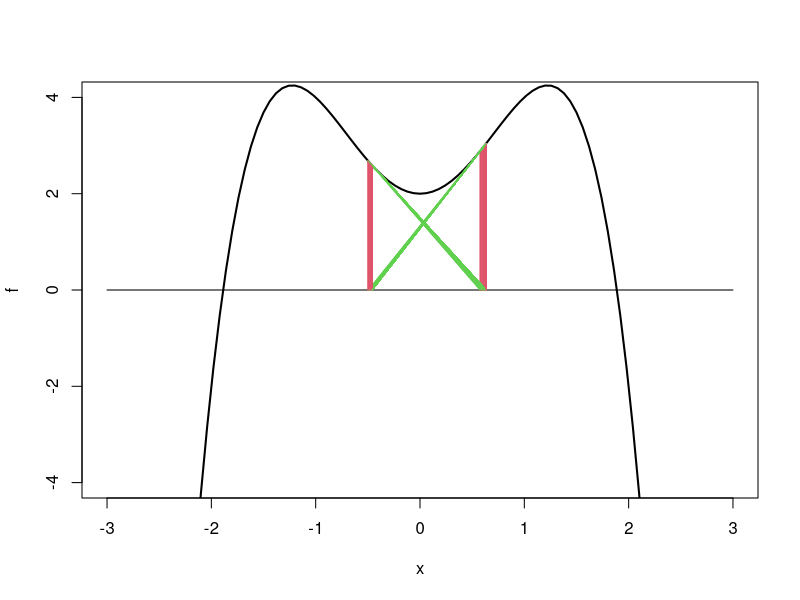
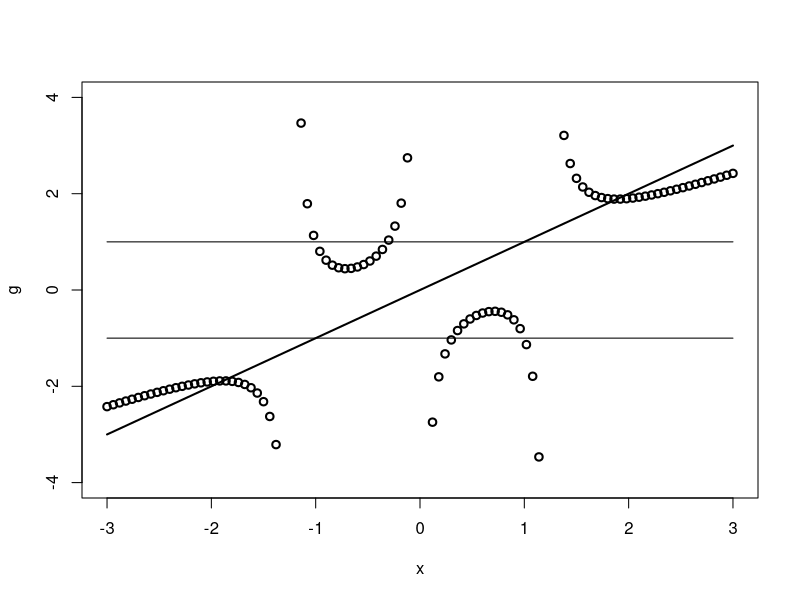
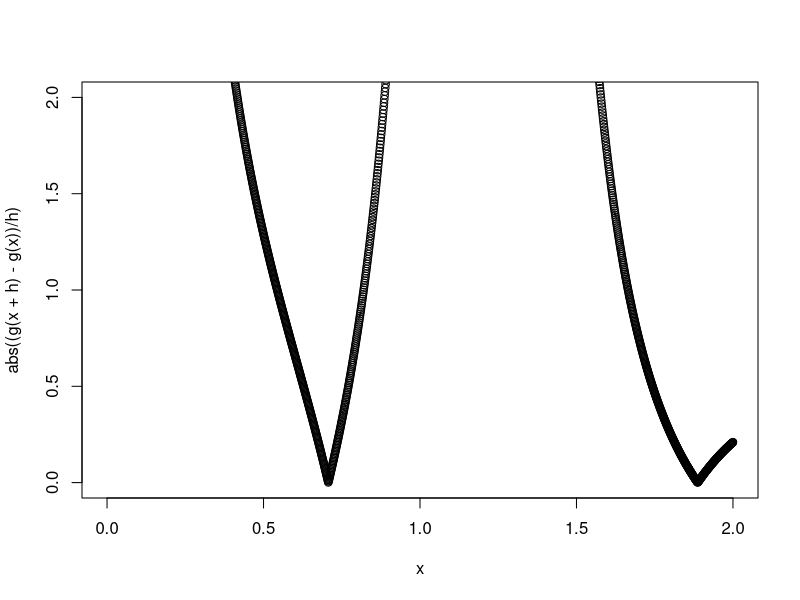
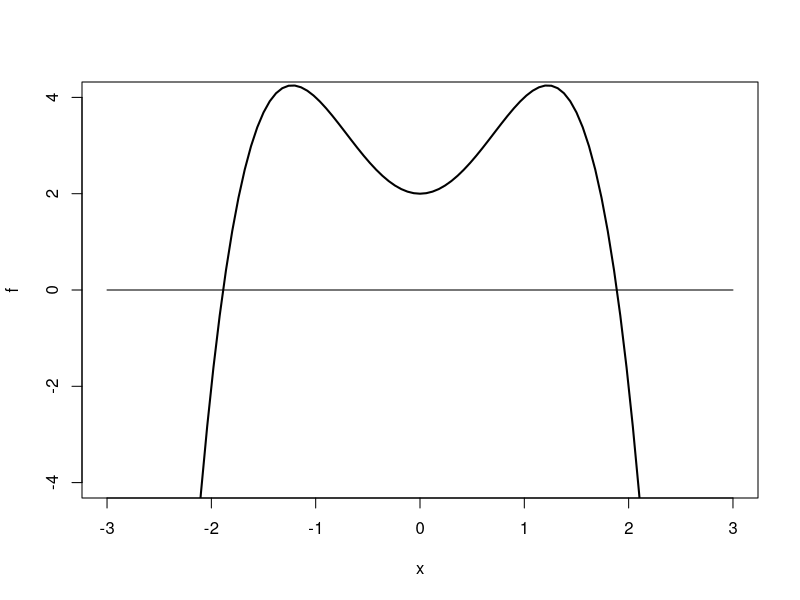

Recreate these plots in R, in order.
#newton method
f<-function(x){  -x^4+3*x^2+2 }
plot(f ,xlim = c(-3,3) ,ylim = c(-4,4) ,lwd= 2) ;lines(c(-3,3),c(0,0))
epslon<-10^-9 ;h<-10^-8 ;loop<-0
seed<--0.5 ;x2<-seed
while(abs(f(x2))>=epslon && loop<500 ){
  cat("the ",loop,"-th step, f(x) is ",abs(f(x2)),"\n")
  loop<-loop+1
  x1<-x2
  dif<-(f(x1+h)-f(x1)) /h
  x2<-x1 - f(x1)/dif
  lines(c(x1,x1),c(0,f(x1)),col=2) ;lines(c(x1,x2),c(f(x1),0) ,col=3)
};cat("the root of f(x) is",x2)

g<-function(x){ x-(-x^4+3*x^2+2)/(-4*x^3+6*x)}
windows();plot(g,xlim = c(-3,3), ylim=c(-4,4),lwd=2,type="p") ;lines(c(-3,3),c(1,1)) ;lines(c(-3,3),c(-1,-1)) ;lines(c(-3,3),c(-3,3),lwd=2)
x<-seq(0,2,0.001)
plot(x,abs((g(x+h)-g(x))/h), ylim = c(0,2))
x[abs((g(x+h)-g(x))/h) < 1]

#bisection
f<-function(x){ -x^4+3*x^2+2 }
plot(f ,xlim = c(-3,3) ,ylim = c(-4,4) ,lwd= 2) ;lines(c(-3,3),c(0,0))
epslon<-10^-9 ;loop<-0
xl<--51 ;xr<--1 ;xm<-(xl+xr)/2
while(abs(xl-xr)>=epslon){
  cat("the ",loop,"-th step, f(x) is ",abs(f(xm)),"\n")
  loop<-loop+1
  xm<-(xl+xr)/2
  if(f(xl)*f(xr)>0){
    break
    }else if(f(xl)*f(xm)<0){
      xr<-xm
      }else if(f(xr)*f(xm)<0){
        xl<-xm }
};cat("the root of f(x) is",xm)
